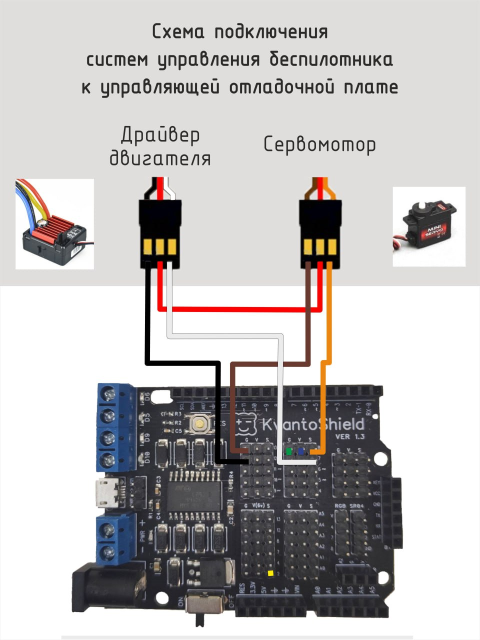
#> input picture source/Схема коммутации.jpg, 960 x 1280 px, given in place of the camera (shown at 1/2 size)
$ python trackbars.py
#> lines starting #> are read from the running program, lines starting #| are printed output that depends on the picture; after the words box and inside, x2 and y2 are one past the last pixel; in counts of white or black regions, pixels touching at a corner belong together
import cv2
import os
import numpy as np

minblue, mingreen, minred, maxblue, maxgreen, maxred = 22, 67, 96, 255, 255, 255

change_image = False

dir_images = 'foto'

sought = [254,254,254]


def nothing(x):
    ...


def trackbar(minblue=0, mingreen=0, minred=0, maxblue=0, maxgreen=0, maxred=0):

    cv2.namedWindow( "result")
    cv2.createTrackbar('minb', 'result', minblue, 255, nothing)
    cv2.createTrackbar('ming', 'result', mingreen, 255, nothing)
    cv2.createTrackbar('minr', 'result', minred, 255, nothing)
    cv2.createTrackbar('maxb', 'result', maxblue, 255, nothing)
    cv2.createTrackbar('maxg', 'result', maxgreen, 255, nothing)
    cv2.createTrackbar('maxr', 'result', maxred, 255, nothing)

    global change_image
    change_image = True


cap = cv2.VideoCapture(0)

while True:
    res, frame_input =  cap.read()
#> frame_input is the input picture: shape (1280, 960, 3); mean B, G, R 188, 188.1, 190.5
    if not res:
        break

    if change_image == False:
        trackbar(minblue, mingreen, minred, maxblue, maxgreen, maxred) #create trackbars


    # img = os.listdir(dir_images)[pos]
    # frame_input = f"foto/{img}"
    # frame_input = cv2.imread(frame_input)

    hsv = cv2.cvtColor(frame_input, cv2.COLOR_BGR2HSV)
#> hsv: shape (1280, 960, 3); mean H, S, V 35.7, 16.2, 192.8
    color_tone_input = hsv[:,:,0]
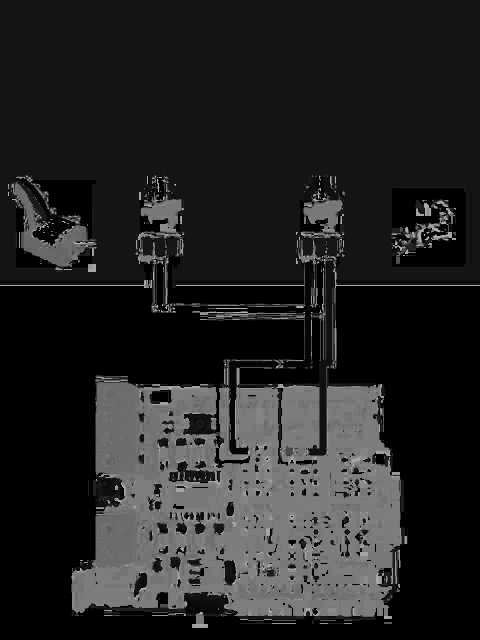
#> color_tone_input: shape (1280, 960) (shown at 1/2 size); min 0, max 179, mean 35.7
    color_tone_input = np.sum(color_tone_input)
#> color_tone_input = 43902311

    minb = cv2.getTrackbarPos('minb', 'result')
    ming = cv2.getTrackbarPos('ming', 'result')
    minr = cv2.getTrackbarPos('minr', 'result')
    maxb = cv2.getTrackbarPos('maxb', 'result')
    maxg = cv2.getTrackbarPos('maxg', 'result')
    maxr = cv2.getTrackbarPos('maxr', 'result')


    mask = cv2.inRange(hsv,(minb,ming,minr),(maxb,maxg,maxr))
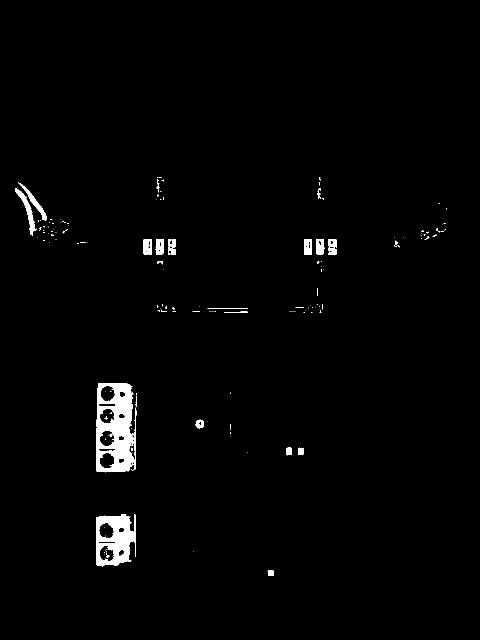
#> mask: shape (1280, 960) (shown at 1/2 size); 1.7% white; 170 white regions (145 under 20 px), largest, box (x1, y1, x2, y2) and area: (192, 766, 273, 945) 9260, (192, 1028, 272, 1133) 5290, (31, 376, 74, 472) 887


    result=cv2.bitwise_and(frame_input,frame_input,mask=mask)
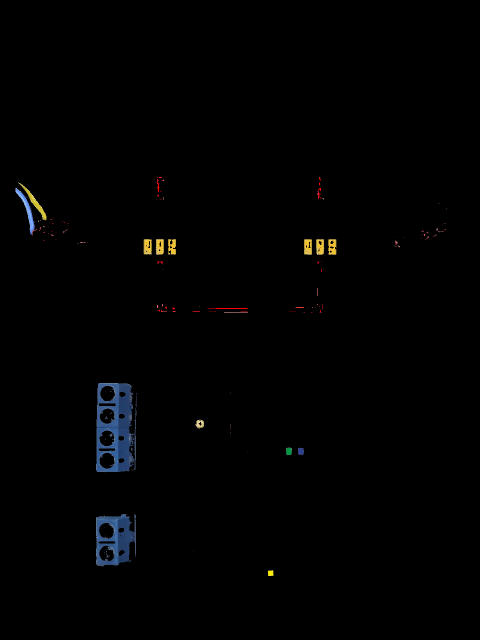
#> result: shape (1280, 960, 3) (shown at 1/2 size); mean B, G, R 1.9, 1.7, 1.5

    # [11 lines of commented-out code are left out]

    cv2.imshow('result1', result)
    cv2.imshow('frame_input', frame_input)
    cv2.imshow('mask', mask)
    k = cv2.waitKey(100)
#> (key q is pressed here)
    if k == ord('q'):
        break
